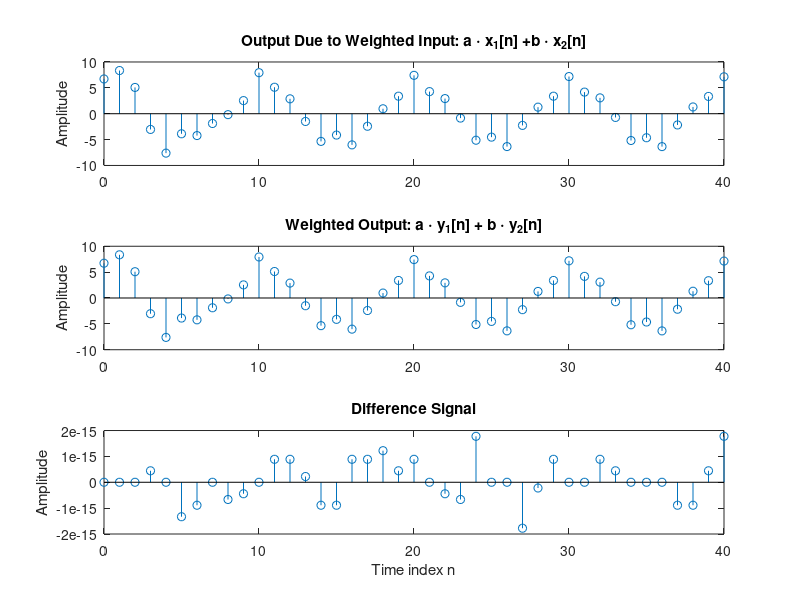

Reproduce this figure in MATLAB.
% y(n) - 0,4y(n-1) +0,75y(n-2) = 2,2403x(n) + 2,4908x(n-1) + 2,2403x(n-2)

clf;
n = 0:40;
a = 1;b = 2;
x1 = cos(2*pi*0.1*n);
x2 = cos(2*pi*0.4*n);
x = a*x1 + b*x2;
num = [2.2403 2.4908 2.2403]; % Hệ số của x
den = [1 -0.4 0.75];          % Hệ số của y
ic = [0 0]; 
y1 = filter(num,den,x1,ic); % y1[n]
y2 = filter(num,den,x2,ic); % y2[n]
y = filter(num,den,x,ic);   % y[n]
yt = a*y1 + b*y2; 
d = y - yt; 

subplot(3,1,1)
stem(n,y);
ylabel('Amplitude');
title('Output Due to Weighted Input: a \cdot x_{1}[n] +b \cdot x_{2}[n]');

subplot(3,1,2)
stem(n,yt);
ylabel('Amplitude');
title('Weighted Output: a \cdot y_{1}[n] + b \cdot y_{2}[n]');

subplot(3,1,3)
stem(n,d);
xlabel('Time index n');ylabel('Amplitude');
title('Difference Signal');